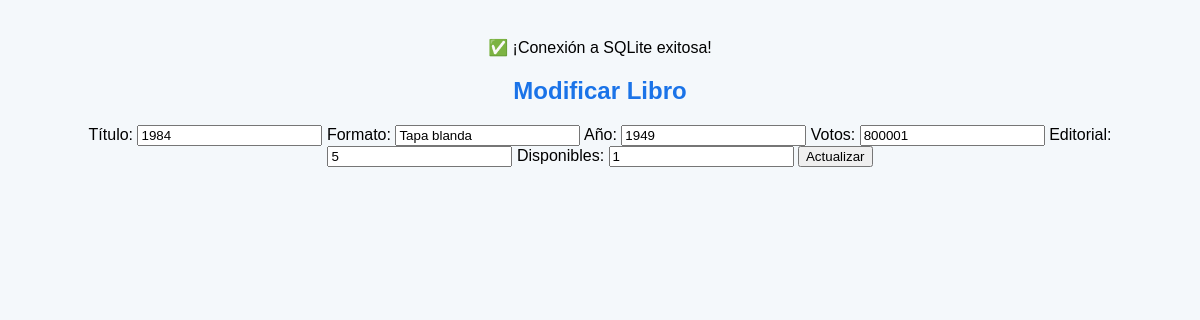
Before: /modificar_libro.php?id=9788499890944 with the older database file.
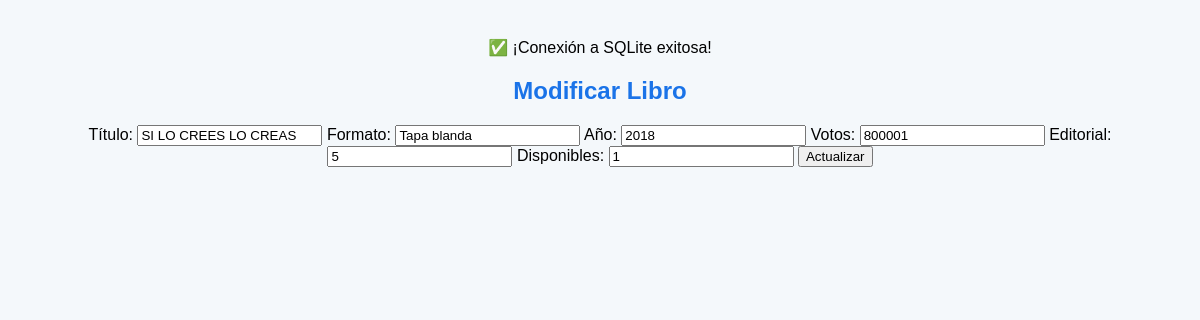
After: the same page with the newer database file.
### tables this page shows
CREATE TABLE Tblibro (isbn INTEGER PRIMARY KEY, titulo_libro TEXT NOT NULL, formato_libro TEXT NOT NULL, año_libro INTEGER NOT NULL CHECK (año_libro > 0), votos_libro INTEGER DEFAULT 0 CHECK (votos_libro >= 0), editorial INTEGER NOT NULL, disponible INTEGER DEFAULT 1 CHECK (disponible IN (0, 1)));

### modificar_libro.php (the view, shortened to what this page needs)
<?php
include 'conexion.php';
$isbn = $_GET['id'];
$sql = "SELECT * FROM Tblibro WHERE isbn = :isbn";
$stmt = $conexion->prepare($sql);
$stmt->execute(['isbn' => $isbn]);
$libro = $stmt->fetch(PDO::FETCH_ASSOC);
?>
<!DOCTYPE html>
<html lang="es">
<head>
    <link rel="stylesheet" href="css/styles_autor.css">
</head>
<body>
    <div class="container">
        <h2>Modificar Libro</h2>
        <form action="actualizar_libro.php" method="post">
            <label>Título:
                <input type="text" name="titulo_libro" value="<?= htmlspecialchars($libro['titulo_libro']) ?>" required>
            </label>
            <label>Formato:
                <input type="text" name="formato_libro" value="<?= htmlspecialchars($libro['formato_libro']) ?>" required>
            </label>
            <label>Año:
                <input type="number" name="año_libro" value="<?= $libro['año_libro'] ?>" required>
            </label>
            <label>Votos:
                <input type="number" name="votos_libro" value="<?= $libro['votos_libro'] ?>" required>
            </label>
            <label>Editorial:
                <input type="text" name="editorial" value="<?= htmlspecialchars($libro['editorial']) ?>" required>
            </label>
            <label>Disponibles:
                <input type="number" name="disponible" value="<?= $libro['disponible'] ?>" required>
            </label>
            <button type="submit">Actualizar</button>
        </form>
    </div>
</body>
</html>

### css/styles_autor.css (style rules this page uses)
body { font-family: Arial, sans-serif; background: #f4f8fb; text-align: center; padding: 30px; }
h2 { color: #1a73e8; margin-bottom: 20px; }

Changed rows visible on the page:
changed tblibro "Tapa blanda": titulo_libro "1984" → "SI LO CREES LO CREAS"; año_libro "1949" → "2018"
